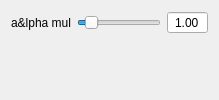
        <widget class="QWidget" name="page_lischinski">
         <layout class="QGridLayout" name="gridLayout_35">
          <item row="0" column="0">
           <layout class="QGridLayout" name="gridLayout_36">
            <item row="0" column="0">
             <widget class="QLabel" name="label_lischinski_alpha">
              <property name="sizePolicy">
               <sizepolicy hsizetype="Minimum" vsizetype="Minimum">
                <horstretch>0</horstretch>
                <verstretch>0</verstretch>
               </sizepolicy>
              </property>
              <property name="minimumSize">
               <size>
                <width>0</width>
                <height>0</height>
               </size>
              </property>
              <property name="maximumSize">
               <size>
                <width>16777215</width>
                <height>16777215</height>
               </size>
              </property>
              <property name="text">
               <string>a&amp;lpha mul</string>
              </property>
              <property name="alignment">
               <set>Qt::AlignRight|Qt::AlignTrailing|Qt::AlignVCenter</set>
              </property>
              <property name="wordWrap">
               <bool>true</bool>
              </property>
              <property name="buddy">
               <cstring>chromaticAdaptSlider</cstring>
              </property>
             </widget>
            </item>
            <item row="0" column="1">
             <widget class="QSlider" name="lischinski_alpha_Slider">
              <property name="sizePolicy">
               <sizepolicy hsizetype="MinimumExpanding" vsizetype="Minimum">
                <horstretch>0</horstretch>
                <verstretch>0</verstretch>
               </sizepolicy>
              </property>
              <property name="cursor">
               <cursorShape>PointingHandCursor</cursorShape>
              </property>
              <property name="maximum">
               <number>100</number>
              </property>
              <property name="value">
               <number>10</number>
              </property>
              <property name="orientation">
               <enum>Qt::Horizontal</enum>
              </property>
             </widget>
            </item>
            <item row="0" column="2">
             <widget class="QDoubleSpinBox" name="lischinski_alpha_Dsb">
              <property name="alignment">
               <set>Qt::AlignCenter</set>
              </property>
              <property name="buttonSymbols">
               <enum>QAbstractSpinBox::NoButtons</enum>
              </property>
              <property name="decimals">
               <number>2</number>
              </property>
              <property name="minimum">
               <double>0.010000000000000</double>
              </property>
              <property name="maximum">
               <double>10.000000000000000</double>
              </property>
              <property name="singleStep">
               <double>0.100000000000000</double>
              </property>
              <property name="value">
               <double>1.000000000000000</double>
              </property>
             </widget>
            </item>
           </layout>
          </item>
          <item row="1" column="0">
           <spacer name="verticalSpacer_11">
            <property name="orientation">
             <enum>Qt::Vertical</enum>
            </property>
            <property name="sizeHint" stdset="0">
             <size>
              <width>20</width>
              <height>40</height>
             </size>
            </property>
           </spacer>
          </item>
         </layout>
        </widget>
